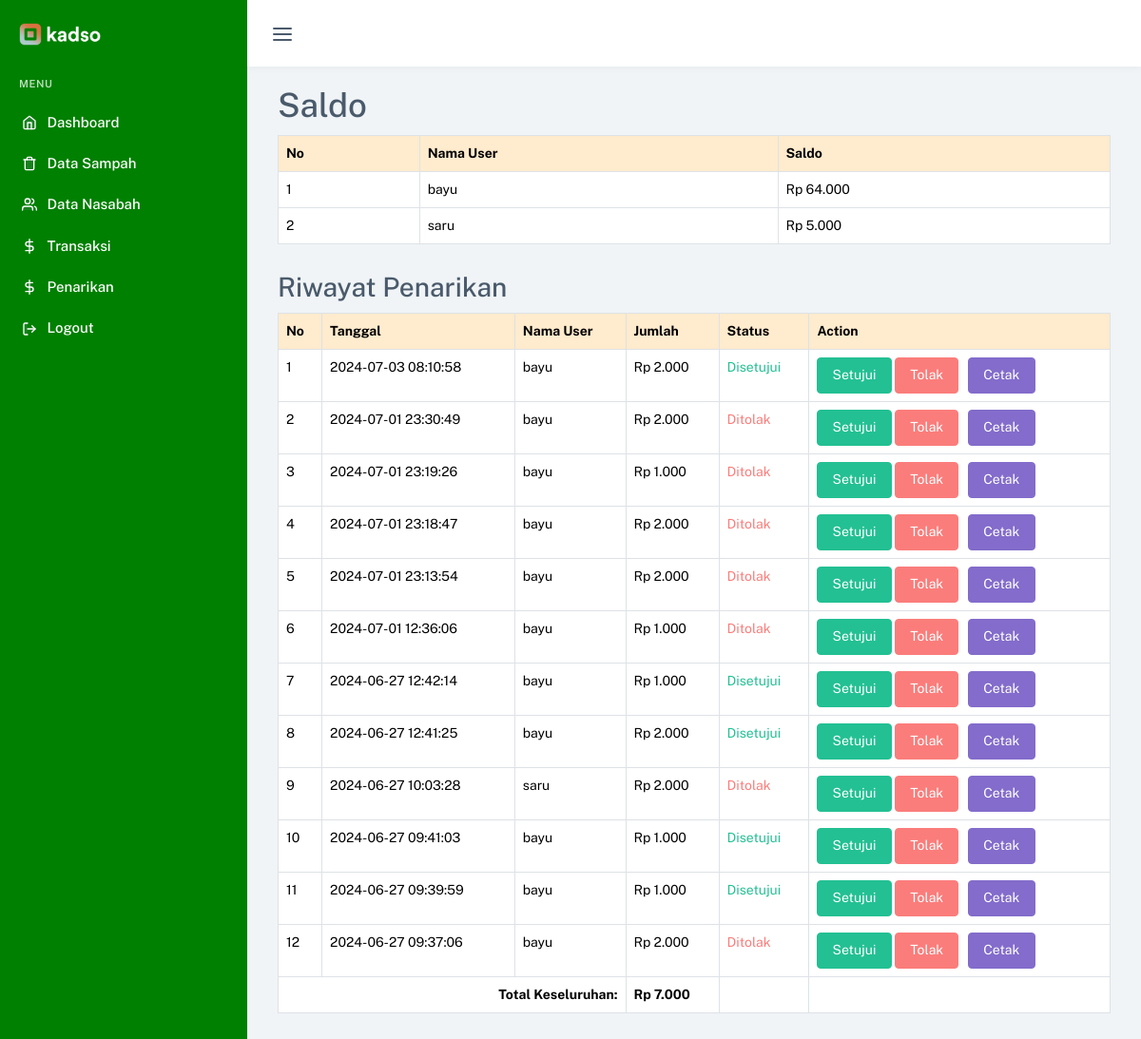
The app's page /admin/penarikan-nasabah.php (signed in) with its own data.
### tables this page shows
CREATE TABLE `saldo` (
  `id` int(11) NOT NULL,
  `id_user` int(11) NOT NULL,
  `saldo` decimal(10,2) NOT NULL DEFAULT 0.00
);

CREATE TABLE `users` (
  `id_user` int(11) NOT NULL,
  `username` varchar(50) NOT NULL,
  `email` varchar(100) NOT NULL,
  `password_hash` char(60) NOT NULL,
  `role` enum('masyarakat','admin') NOT NULL DEFAULT 'masyarakat'
);

CREATE TABLE `penarikan` (
  `id_penarikan` int(11) NOT NULL,
  `id_user` int(11) DEFAULT NULL,
  `jumlah` decimal(10,2) DEFAULT NULL,
  `tanggal` datetime DEFAULT current_timestamp(),
  `status` enum('Belum disetujui','Disetujui','Ditolak') DEFAULT 'Belum disetujui'
);

### admin/penarikan-nasabah.php (the view, shortened to what this page needs)
<?php
include "../koneksi.php";
?>
<!DOCTYPE html>
<html lang="en">
<head>
    <link href="../assets/css/app.min.css" rel="stylesheet" type="text/css" id="app-style" />
    <link href="../assets/css/icons.min.css" rel="stylesheet" type="text/css" />
</head>
<body data-menu-color="dark" data-sidebar="default">
    <div id="app-layout">
        <?php
        include "../layout/top-bar-admin.php";
        include "../layout/left-sidebar-admin.php";
        ?>
        <div class="content-page">
            <div class="content">
                <div class="container-xxl" style="padding-top: 20px;">
                    <div class="container">
                        <h1>Saldo</h1>
                        <table class="table table-bordered">
                            <thead>
                                <tr>
                                    <th style="background-color: blanchedalmond;">No</th>
                                    <th style="background-color: blanchedalmond;">Nama User</th>
                                    <th style="background-color: blanchedalmond;">Saldo</th>
                                </tr>
                            </thead>
                            <tbody>
                                <?php
                                $saldo_sql = "SELECT saldo.*, users.username
                                              FROM saldo
                                              JOIN users ON saldo.id_user = users.id_user";
                                $saldo_result = mysqli_query($koneksi, $saldo_sql);
                                $no = 0;
                                while ($saldo_data = mysqli_fetch_assoc($saldo_result)) {
                                    $no++;
                                ?>
                                    <tr>
                                        <td><?php echo $no; ?></td>
                                        <td><?php echo $saldo_data["username"]; ?></td>
                                        <td><?php echo 'Rp ' . number_format($saldo_data["saldo"], 0, ',', '.'); ?></td>
                                    </tr>
                                <?php
                                }
                                ?>
                            </tbody>
                        </table>
                        <h2 class="mt-4">Riwayat Penarikan</h2>
                        <table class="table table-bordered">
                            <thead>
                                <tr>
                                    <th style="background-color: blanchedalmond;">No</th>
                                    <th style="background-color: blanchedalmond;">Tanggal</th>
                                    <th style="background-color: blanchedalmond;">Nama User</th>
                                    <th style="background-color: blanchedalmond;">Jumlah</th>
                                    <th style="background-color: blanchedalmond;">Status</th>
                                    <th style="background-color: blanchedalmond;">Action</th>
                                </tr>
                            </thead>
                            <tbody>
                                <?php
                                $requests_sql = "SELECT penarikan.id_penarikan, users.username, penarikan.jumlah, penarikan.tanggal, penarikan.status
                                                 FROM penarikan
                                                 JOIN users ON penarikan.id_user = users.id_user
                                                 ORDER BY penarikan.tanggal DESC";
                                $requests_result = mysqli_query($koneksi, $requests_sql);
                                $no = 1;
                                $jumlah_tarik = 0;
                                while ($row = mysqli_fetch_assoc($requests_result)) {
                                    if ($row['status'] == 'Disetujui') {
                                        $jumlah_tarik += $row["jumlah"];
                                    }
                                ?>
                                    <tr>
                                        <td><?php echo $no; ?></td>
                                        <td><?php echo $row['tanggal']; ?></td>
                                        <td><?php echo $row['username']; ?></td>
                                        <td><?php echo 'Rp ' . number_format($row['jumlah'], 0, ',', '.'); ?></td>
                                        <td>
                                            <?php if ($row['status'] == 'Disetujui') { ?>
                                                <div class="text-success">Disetujui</div>
                                            <?php } elseif ($row['status'] == 'Belum disetujui') { ?>
                                                <div class="text-primary">Belum Disetujui</div>
                                            <?php } else { ?>
                                                <div class="text-danger">Ditolak</div>
                                            <?php } ?>
                                        </td>
                                        <td>
                                            <div class="d-flex">
                                                <form method="POST" action="" class="me-2">
                                                    <button type="submit" name="action" value="approve" class="btn btn-success">Setujui</button>
                                                    <button type="submit" name="action" value="reject" class="btn btn-danger">Tolak</button>
                                                </form>
                                                <form method="GET" action="cetak-saldo.php" target="_blank">
                                                    <button type="submit" class="btn btn-secondary">Cetak</button>
                                                </form>
                                            </div>
                                        </td>
                                    </tr>
                                <?php
                                    $no++;
                                }
                                ?>
                                <tr>
                                    <td colspan="3" align="right"><b>Total Keseluruhan:</b></td>
                                    <td><b><?php echo 'Rp ' . number_format($jumlah_tarik, 0, ',', '.'); ?></b></td>
                                    <td></td>
                                    <td></td>
                                </tr>
                            </tbody>
                        </table>
                    </div>
                </div>
            </div>
        </div>
    </div>
</body>
</html>

### records on screen
saldo: id_user.username "bayu", saldo "64.000"
saldo: id_user.username "saru", saldo "5.000"
penarikan: tanggal "2024-07-03 08:10:58", id_user.username "bayu", jumlah "2.000", status "Disetujui"
penarikan: tanggal "2024-07-01 23:30:49", id_user.username "bayu", jumlah "2.000", status "Ditolak"
penarikan: tanggal "2024-07-01 23:19:26", id_user.username "bayu", jumlah "1.000", status "Ditolak"
penarikan: tanggal "2024-07-01 23:18:47", id_user.username "bayu", jumlah "2.000", status "Ditolak"
penarikan: tanggal "2024-07-01 23:13:54", id_user.username "bayu", jumlah "2.000", status "Ditolak"
penarikan: tanggal "2024-07-01 12:36:06", id_user.username "bayu", jumlah "1.000", status "Ditolak"
penarikan: tanggal "2024-06-27 12:42:14", id_user.username "bayu", jumlah "1.000", status "Disetujui"
penarikan: tanggal "2024-06-27 12:41:25", id_user.username "bayu", jumlah "2.000", status "Disetujui"
penarikan: tanggal "2024-06-27 10:03:28", id_user.username "saru", jumlah "2.000", status "Ditolak"
penarikan: tanggal "2024-06-27 09:41:03", id_user.username "bayu", jumlah "1.000", status "Disetujui"
penarikan: tanggal "2024-06-27 09:39:59", id_user.username "bayu", jumlah "1.000", status "Disetujui"
penarikan: tanggal "2024-06-27 09:37:06", id_user.username "bayu", jumlah "2.000", status "Ditolak"

### other values on screen
$jumlah_tarik "7.000"
